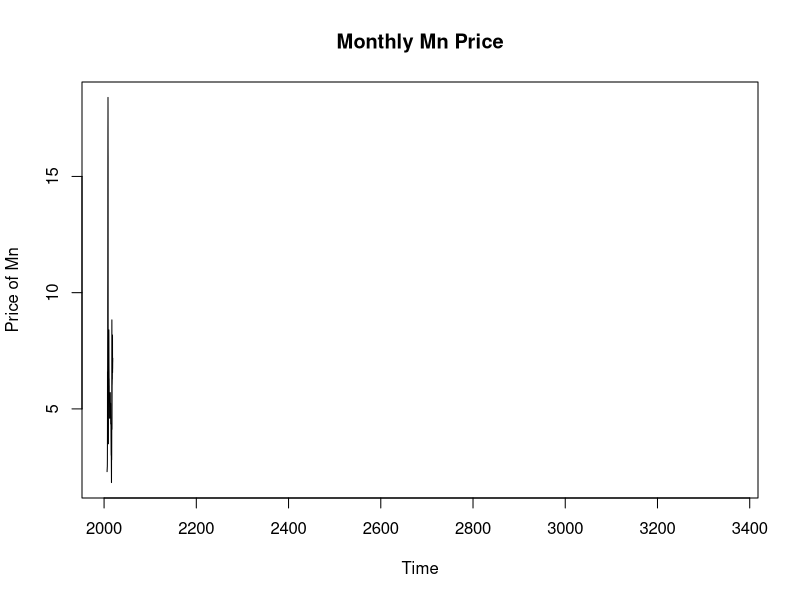

The R source for this figure: (Note: this script raises an error after producing the figure.)
metal = read.csv("Manganese.csv")
tsmetal = ts(metal$Mn44,start=c(2006,6), freq = 12)
tsmetal
plot(tsmetal, xlab="Time", ylab="Price of Mn", main="Monthly Mn Price")
autoplot(tsmetal) +
  ggtitle("Monthly Mn Price") +
  xlab("Time") +
  ylab("Price of Mn")

ggseasonplot(tsmetal, year.labels=TRUE, year.labels.left=TRUE) +
  ylab("Price of Mn") +
  ggtitle("Seasonal plot for Mn price")

ggseasonplot(tsmetal, polar=TRUE) +
  ylab("Price of Mn") +
  ggtitle("Seasonal plot for Mn price")

ggsubseriesplot(tsmetal) +
  ylab("Price of Mn") +
  ggtitle("Seasonal plot for Mn price")

add.decomp = decompose(tsmetal, "additive")
autoplot(add.decomp)
